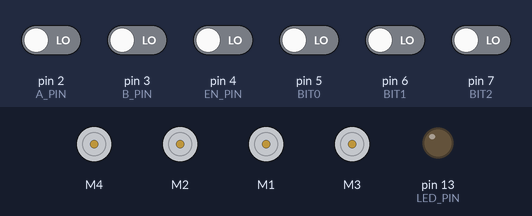
Recording of a sketch running on a simulated Arduino Uno, built with avr-gcc and run on an emulated ATmega328P. On the bench: 4 × DC motor (green arrow = forward, orange = backward, longer = faster), output pins drawn as LEDs (lit = HIGH). The inputs (shaded band) are chosen by the test bench; at power-on: pin 2 (A_PIN), pin 3 (B_PIN), pin 4 (EN_PIN), pin 5 (BIT0), pin 6 (BIT1), pin 7 (BIT2) LOW. What the sketch prints to the serial monitor is not drawn.

Above: at 1.2 s.
1.3 s: pin 4 (EN_PIN) driven HIGH
At 2.5 s:
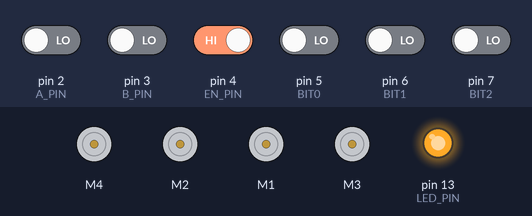
2.8 s: pin 5 (BIT0) driven HIGH
At 3.9 s:
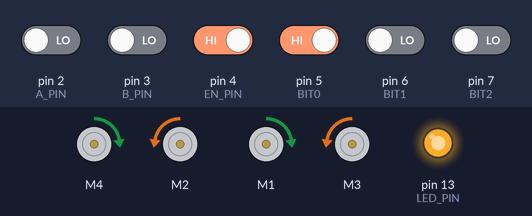
4.3 s: pin 2 (A_PIN) driven HIGH
At 5.0 s:
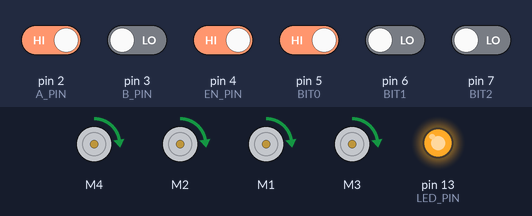
5.8 s: pin 3 (B_PIN) driven HIGH
At 6.2 s:
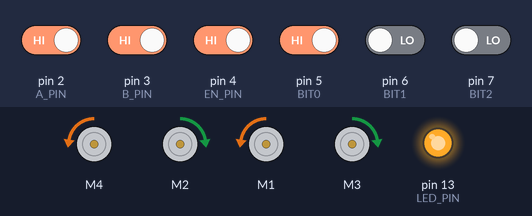
7.3 s: pin 6 (BIT1) driven HIGH
At 8.5 s:
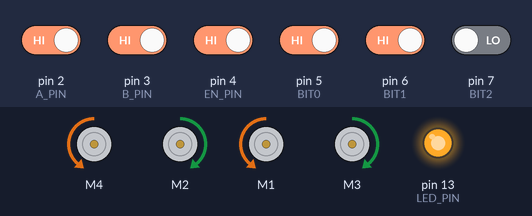
8.8 s: pin 7 (BIT2) driven HIGH
At 9.6 s:
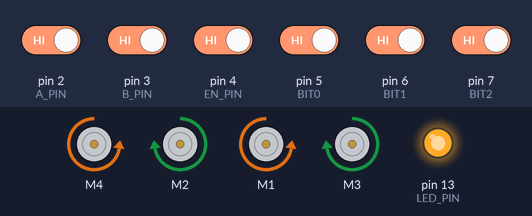
Timing chart, 0 to 11.3 s (numbered marks = the images above; inputs shaded):
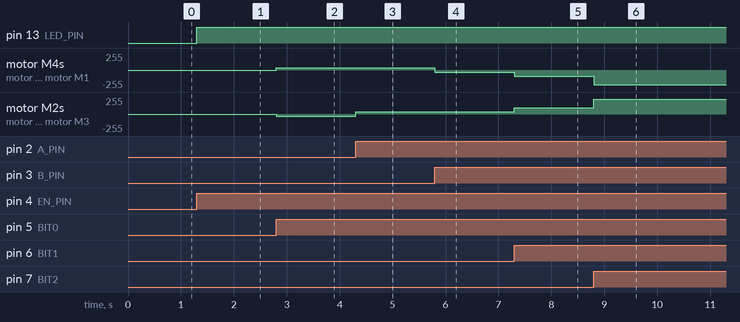

Measured:
- after the input at 1.3 s, pin 13 (LED_PIN): LOW → HIGH at once
- after the input at 2.8 s, motor M4, motor M1: stopped → forward 32/255 at once; motor M2, motor M3: stopped → backward 32/255 at once
- after the input at 4.3 s, motor M2, motor M3: backward 32/255 → forward 32/255 at once
- after the input at 5.8 s, motor M4, motor M1: forward 32/255 → backward 32/255 at once
- after the input at 7.3 s, motor M4, motor M1: backward 32/255 → backward 96/255 at once; motor M2, motor M3: forward 32/255 → forward 96/255 at once
- after the input at 8.8 s, motor M4, motor M1: backward 96/255 → backward 224/255 at once; motor M2, motor M3: forward 96/255 → forward 224/255 at once

The sketch:

DCMotorTest4.ino
```cpp
/*
This is a test sketch for the Adafruit assembled Motor Shield for Arduino v2
It won't work with v1.x motor shields! Only for the v2's with built in PWM
control

For use with the Adafruit Motor Shield v2
---->	http://www.adafruit.com/products/1438
*/

#include <Wire.h>
#include <Adafruit_MotorShield.h>

// Create the motor shield object with the default I2C address
Adafruit_MotorShield AFMS = Adafruit_MotorShield();
// Or, create it with a different I2C address (say for stacking)
// Adafruit_MotorShield AFMS = Adafruit_MotorShield(0x61);

// Select which 'port' M1, M2, M3 or M4. In this case, M1
Adafruit_DCMotor *MOTOR_A = AFMS.getMotor(4);
Adafruit_DCMotor *MOTOR_B = AFMS.getMotor(2);
Adafruit_DCMotor *MOTOR_C = AFMS.getMotor(1);
Adafruit_DCMotor *MOTOR_D = AFMS.getMotor(3);
// You can also make another motor on port M2
//Adafruit_DCMotor *myOtherMotor = AFMS.getMotor(2);

#define A_PIN 2
#define B_PIN 3
#define EN_PIN 4
#define LED_PIN 13

#define BIT0 5
#define BIT1 6
#define BIT2 7

int PIN_A = 0;
int PIN_B = 0;
int PIN_EN = 0;

int BIT0VAL = 0;
int BIT1VAL = 0;
int BIT2VAL = 0;

void setup() {
  pinMode(A_PIN, INPUT);
  pinMode(B_PIN, INPUT);
  pinMode(EN_PIN, INPUT);

  pinMode(LED_PIN, OUTPUT);

  pinMode(BIT0, INPUT);
  pinMode(BIT1, INPUT);
  pinMode(BIT2, INPUT);

  digitalWrite(LED_PIN, LOW);

  Serial.begin(9600);           // set up Serial library at 9600 bps
  Serial.println("Adafruit Motorshield v2 - DC Motor test!");

  AFMS.begin();  // create with the default frequency 1.6KHz
  //AFMS.begin(1000);  // OR with a different frequency, say 1KHz

  // Set the speed to start, from 0 (off) to 255 (max speed)
  MOTOR_A->setSpeed(0);
  MOTOR_B->setSpeed(0);
  MOTOR_C->setSpeed(0);
  MOTOR_D->setSpeed(0);

  // turn on motor
  MOTOR_A->run(RELEASE);
  MOTOR_B->run(RELEASE);
  MOTOR_C->run(RELEASE);
  MOTOR_D->run(RELEASE);
}

void loop() {
  //uint8_t i;
  PIN_A = digitalRead(A_PIN);
  PIN_B = digitalRead(B_PIN);
  PIN_EN = digitalRead(EN_PIN);

  BIT0VAL = digitalRead(BIT0);
  BIT1VAL = digitalRead(BIT1);
  BIT2VAL = digitalRead(BIT2);

  byte i = (getSpeed(BIT0VAL, BIT1VAL, BIT2VAL))*32;
  MOTOR_A->setSpeed(i);
  MOTOR_B->setSpeed(i);
  MOTOR_C->setSpeed(i);
  MOTOR_D->setSpeed(i);
  //Serial.print(speedMotor);
  //Serial.print("\n");

  checkDir(PIN_A, PIN_B, PIN_EN);
}

byte getSpeed(int A, int B, int C) {
  byte speedControl = 0x00;

  bitWrite(speedControl, 0, A);
  bitWrite(speedControl, 1, B);
  bitWrite(speedControl, 2, C);

  return speedControl;
}

void checkDir(int A, int B, int EN) {
  if(EN == HIGH){
    digitalWrite(LED_PIN, HIGH);
    //Backward
    if(A == HIGH && B == HIGH){
      MOTOR_A->run(BACKWARD);
      MOTOR_B->run(FORWARD);
      MOTOR_C->run(BACKWARD);
      MOTOR_D->run(FORWARD);
    } //FORWARD
    else if(A == LOW && B == LOW) {
      MOTOR_A->run(FORWARD);
      MOTOR_B->run(BACKWARD);
      MOTOR_C->run(FORWARD);
      MOTOR_D->run(BACKWARD);
    } //CLOCKWISE
    else if(A == LOW && B == HIGH) {
      MOTOR_A->run(BACKWARD);
      MOTOR_B->run(BACKWARD);
      MOTOR_C->run(BACKWARD);
      MOTOR_D->run(BACKWARD);
    } //COUNTER CLOCKWISE
    else if(A == HIGH && B == LOW) {
      MOTOR_A->run(FORWARD);
      MOTOR_B->run(FORWARD);
      MOTOR_C->run(FORWARD);
      MOTOR_D->run(FORWARD);
    }
  }
  else {
      MOTOR_A->run(RELEASE);
      MOTOR_B->run(RELEASE);
      MOTOR_C->run(RELEASE);
      MOTOR_D->run(RELEASE);

  digitalWrite(LED_PIN, LOW);
  }
}
```
